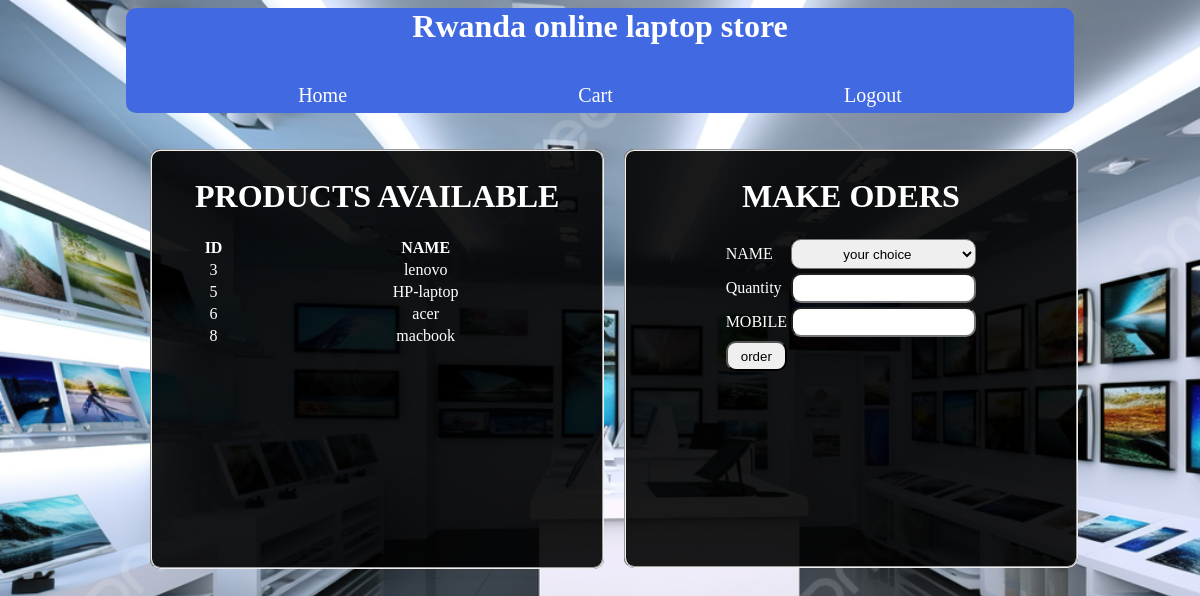
The app's page /devicesale/home.php with its own data.
### tables this page shows
CREATE TABLE `product` (
  `id` int(11) NOT NULL,
  `name` varchar(50) NOT NULL,
  `quantity` varchar(50) NOT NULL,
  `price` int(12) NOT NULL,
  `date` date NOT NULL DEFAULT current_timestamp()
);

### devicesale/home.php (the view, shortened to what this page needs)
<?php
$con=mysqli_connect("localhost","root","","db");
?>
<html>
<head><title></title>
</head>
<body>
<div class="a"><center><h1 style="color:white;">Rwanda online laptop store</h1></center><br>
<a href="home.php">Home</a>
<a href="myorder.php">Cart</a>
<a href="logout.php">Logout</a>
</div>
<div class="b">
<br><br>
	<fieldset style="width: 45%; height: 400px; margin-left: 15%; background-color: rgba(0, 0, 0, 0.9);">
		<h1>PRODUCTS AVAILABLE</h1>
	<table style="color: white; width: 100%; height: auto; text-align: center;">
				<tr>
					<th>ID</th>
					<th>NAME</th>
				</tr>
					<?php
				$sel=mysqli_query($con,"SELECT * FROM product");
				while ($row=mysqli_fetch_array($sel)) {
					?>
<tr>				<td><?php echo $row['id'];?></td>
					<td><?php echo $row['name'];?></td>
					</tr>
		<?php
				}
		?>
</table>
	</fieldset>
	<fieldset style="width: 45%; height: 400px; color:white; background-color: rgba(0, 0, 0, 0.9); margin-left: 65%; margin-top: -420px; ">
		<form action="home.php" method="post">
			<h1>MAKE ODERS</h1>
		<center><table style="color: white;"><tr><td>NAME </td><td>
			<select name="n">
			<option>your choice</option>
		</select></td></tr>
	<tr><td>Quantity</td><td><input type="number" name="q" required> </td></tr>
	<tr><td>MOBILE</td><td><input type="text" name="m" maxlength="10" required> </td></tr>
	<tr><td> <input type="submit" name="ok" value="order"> </td></tr>
</table>
	</form>
	</fieldset>
</div>
</body>
</html>

### devicesale/home.php (style rules this page uses)
.a { width:80%; margin: auto; height:105px; background-color: #4169E1; border-radius: 10px; text-align: center; color: white; }
.b { width:80%; height:600px; box-shadow:10 30 0 10px; text-align: center; color: white; }
body { background-image: url('/devicesale/backi.jpg'); background-repeat: no-repeat; background-size: cover; background-attachment: fixed; color: white; }
fieldset { border-radius:10px; color: white; }
input { width: 100%; height: 30px; border-radius: 10px; text-align: center; }
select { width: 100%; height: 30px; border-radius: 10px; text-align: center; }
a { margin: 12%; color: white; font-size: 20px; text-decoration: none; }

### records on screen
product: id "3", name "lenovo"
product: id "5", name "HP-laptop"
product: id "6", name "acer"
product: id "8", name "macbook"
